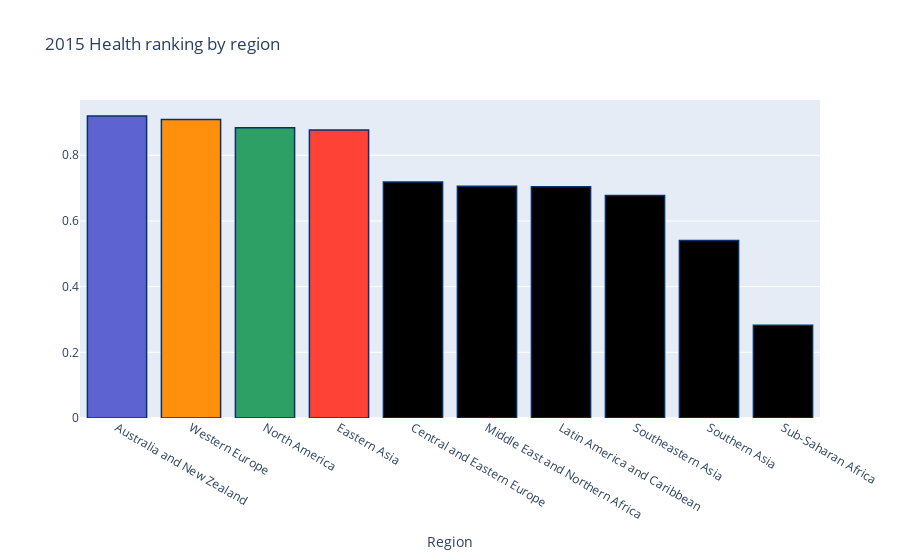

The cell this chart's notebook holds for it:
### Markdown cell above
## Health ranking by region

### Code cell
region_mean = data2015.groupby(['region'])['health'].mean()
region_mean.sort_values(ascending=False, inplace=True)

# Bar Chart
trace1 = go.Bar(
    x=region_mean.index,
    y=region_mean.values,
    marker=dict(
        color=['rgb(93, 100, 210)', 'rgb(255, 144, 14)',
               'rgb(44, 160, 101)', 'rgb(255, 65, 54)'],
        line=dict(
            color='rgb(8,48,107)',
            width=1.5,
        )
    ),
)

data = [trace1]
layout = go.Layout(
    barmode='stack'
)
layout = dict(title = '2015 Health ranking by region',
              xaxis= dict(title= 'Region',ticklen= 5,zeroline= False)
             )
fig = go.Figure(data=data, layout=layout)
iplot(fig)

### Figure 1 — Plotly figure (JSON) as saved in the notebook; plotly's stock layout.template omitted (floating-point values rounded to 4 significant figures)
{"data": [{"marker": {"color": ["rgb(93, 100, 210)", "rgb(255, 144, 14)", "rgb(44, 160, 101)", "rgb(255, 65, 54)"], "line": {"color": "rgb(8,48,107)", "width": 1.5}}, "type": "bar", "x": ["Australia and New Zealand", "Western Europe", "North America", "Eastern Asia", "Central and Eastern Europe", "Middle East and Northern Africa", "Latin America and Caribbean", "Southeastern Asia", "Southern Asia", "Sub-Saharan Africa"], "y": [0.92, 0.9091, 0.8837, 0.8774, 0.7188, 0.7056, 0.7039, 0.6774, 0.5408, 0.2823]}], "layout": {"title": {"text": "2015 Health ranking by region"}, "xaxis": {"ticklen": 5, "title": {"text": "Region"}, "zeroline": false}}}
